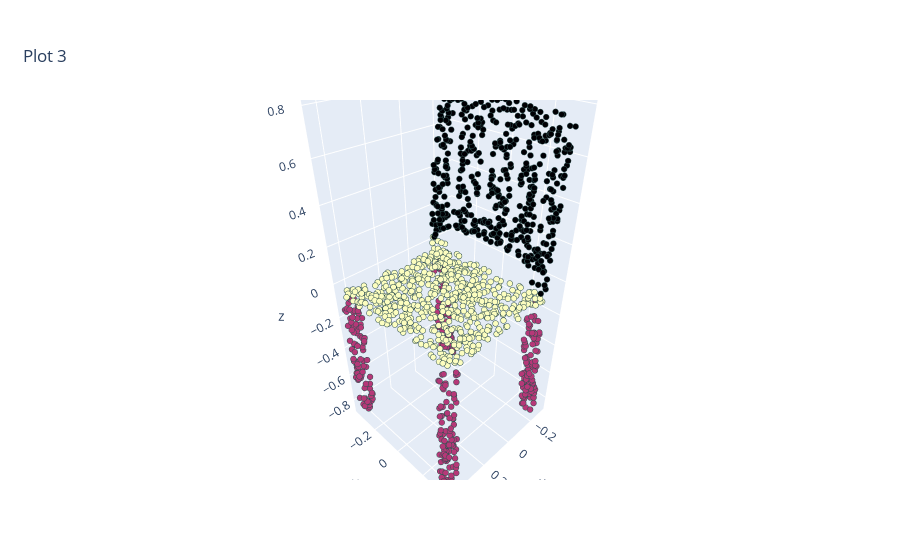

The cell this chart's notebook holds for it:
### Code cell
pred_np = np.array(torch.argmax(pred[3],1).cpu())
x,y,z=np.array(points[3]).T
#c = np.array(batch['category'][0]).T

fig = go.Figure(data=[go.Scatter3d(x=x, y=z, z=y, 
                                   mode='markers',
                                   marker=dict(
        size=30,
        color=pred_np,                # set color to an array/list of desired values
        colorscale='magma',   # choose a colorscale
        opacity=1.0
    ))])
fig.update_traces(marker=dict(size=2,
                              line=dict(width=2,
                                        color='DarkSlateGrey')),
                  selector=dict(mode='markers'))
fig.update_layout(
    title={
        'text': "Plot 3",   # 标题名称
    
        'xanchor': 'center',   # 相对位置
        'yanchor': 'top'})
fig.show()

### Figure 1 — Plotly figure (JSON) as saved in the notebook; plotly's stock layout.template omitted (floating-point values rounded to 4 significant figures; data arrays with more than 128 entries replaced by an {"elided": "..."} marker saying what was removed)
{"data": [{"marker": {"color": {"elided": "2000 int values"}, "colorscale": [[0, "#000004"], [0.1111, "#180f3d"], [0.2222, "#440f76"], [0.3333, "#721f81"], [0.4444, "#9e2f7f"], [0.5556, "#cd4071"], [0.6667, "#f1605d"], [0.7778, "#fd9668"], [0.8889, "#feca8d"], [1, "#fcfdbf"]], "line": {"color": "DarkSlateGrey", "width": 2}, "opacity": 1, "size": 2}, "mode": "markers", "type": "scatter3d", "x": {"elided": "2000 float values"}, "y": {"elided": "2000 float values"}, "z": {"elided": "2000 float values"}}], "layout": {"title": {"text": "Plot 3", "xanchor": "center", "yanchor": "top"}}}
